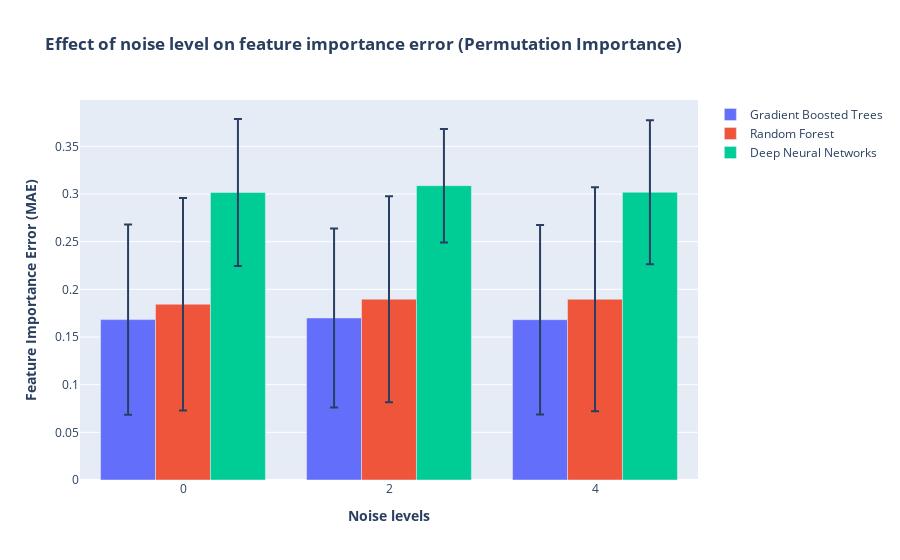

Notebook source saved alongside this figure:
### Code cell
y = [gbpi_noise_mean,rfpi_noise_mean,dnnpi_noise_mean]
err = [gbpi_noise_std,rfpi_noise_std,dnnpi_noise_std]
name = ['Gradient Boosted Trees','Random Forest', 'Deep Neural Networks']

fig = make_subplots(specs=[[{"secondary_y": False}]])
figure_add_traces(noise, y, name, err)


# Add figure title
fig.update_layout(
    title_text="<b>Effect of noise level on feature importance error (Permutation Importance)</b>",
    barmode='group'
)
# fig.update_traces(texttemplate='%{text:.2s}', textposition='outside')
# fig.update_layout(uniformtext_minsize=8, uniformtext_mode='hide')


# Set x-axis title
fig.update_xaxes(title_text="<b>Noise levels</b>")

# Set y-axes titles
fig.update_yaxes(title_text="<b>Feature Importance Error (MAE)</b>", secondary_y=False)
#fig.update_yaxes(title_text="<b>SHAP Error</b>", secondary_y=True)


fig.show()

### Figure 1 — Plotly figure (JSON) as saved in the notebook; plotly's stock layout.template omitted (floating-point values rounded to 4 significant figures)
{"data": [{"error_y": {"array": [0.0998, 0.09381, 0.09937], "type": "data"}, "name": "Gradient Boosted Trees", "offsetgroup": "0", "showlegend": true, "type": "bar", "x": ["0", "2", "4"], "xaxis": "x", "y": [0.1683, 0.17, 0.1682], "yaxis": "y"}, {"error_y": {"array": [0.1115, 0.108, 0.1176], "type": "data"}, "name": "Random Forest", "offsetgroup": "1", "showlegend": true, "type": "bar", "x": ["0", "2", "4"], "xaxis": "x", "y": [0.1844, 0.1897, 0.1896], "yaxis": "y"}, {"error_y": {"array": [0.07708, 0.05957, 0.07548], "type": "data"}, "name": "Deep Neural Networks", "offsetgroup": "2", "showlegend": true, "type": "bar", "x": ["0", "2", "4"], "xaxis": "x", "y": [0.3016, 0.3087, 0.3018], "yaxis": "y"}], "layout": {"barmode": "group", "title": {"text": "<b>Effect of noise level on feature importance error (Permutation Importance)</b>"}, "xaxis": {"anchor": "y", "domain": [0, 1], "title": {"text": "<b>Noise levels</b>"}}, "yaxis": {"anchor": "x", "domain": [0, 1], "title": {"text": "<b>Feature Importance Error (MAE)</b>"}}}}
